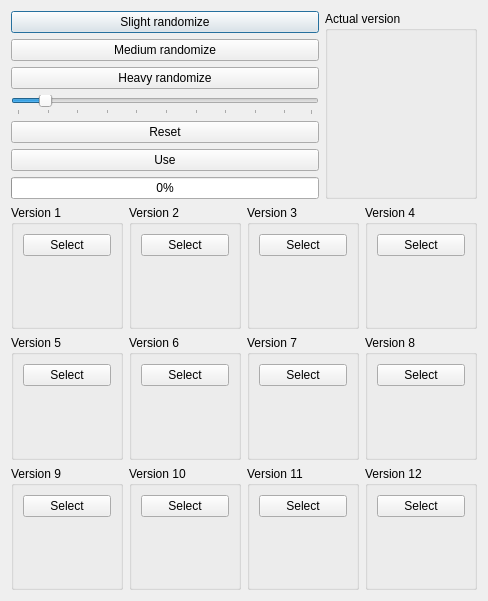
<?xml version="1.0" encoding="UTF-8"?>
<ui version="4.0">
 <class>cRandomizerDialog</class>
 <widget class="QDialog" name="cRandomizerDialog">
  <property name="geometry">
   <rect>
    <x>0</x>
    <y>0</y>
    <width>488</width>
    <height>601</height>
   </rect>
  </property>
  <property name="windowTitle">
   <string>Dialog</string>
  </property>
  <layout class="QVBoxLayout" name="verticalLayout" stretch="0,1">
   <item>
    <layout class="QHBoxLayout" name="horizontalLayout" stretch="0,0">
     <item>
      <layout class="QVBoxLayout" name="verticalLayout_2">
       <item>
        <widget class="QPushButton" name="pushButton_slight">
         <property name="text">
          <string>Slight randomize</string>
         </property>
        </widget>
       </item>
       <item>
        <widget class="QPushButton" name="pushButton_medium">
         <property name="text">
          <string>Medium randomize</string>
         </property>
        </widget>
       </item>
       <item>
        <widget class="QPushButton" name="pushButton_heavy">
         <property name="text">
          <string>Heavy randomize</string>
         </property>
        </widget>
       </item>
       <item>
        <widget class="QSlider" name="randomSlider">
         <property name="minimum">
          <number>1</number>
         </property>
         <property name="maximum">
          <number>100</number>
         </property>
         <property name="sliderPosition">
          <number>10</number>
         </property>
         <property name="orientation">
          <enum>Qt::Horizontal</enum>
         </property>
         <property name="tickPosition">
          <enum>QSlider::TicksBelow</enum>
         </property>
        </widget>
       </item>
       <item>
        <widget class="QPushButton" name="pushButton_reset">
         <property name="text">
          <string>Reset</string>
         </property>
        </widget>
       </item>
       <item>
        <widget class="QPushButton" name="pushButton_use">
         <property name="text">
          <string>Use</string>
         </property>
        </widget>
       </item>
       <item>
        <widget class="QProgressBar" name="progressBar">
         <property name="maximum">
          <number>1000</number>
         </property>
         <property name="value">
          <number>0</number>
         </property>
        </widget>
       </item>
      </layout>
     </item>
     <item>
      <widget class="QGroupBox" name="groupBox_version_actual">
       <property name="title">
        <string>Actual version</string>
       </property>
       <layout class="QVBoxLayout" name="verticalLayout_4">
        <item>
         <widget class="cThumbnailWidget" name="previewwidget_actual" native="true">
          <property name="minimumSize">
           <size>
            <width>128</width>
            <height>128</height>
           </size>
          </property>
         </widget>
        </item>
       </layout>
      </widget>
     </item>
    </layout>
   </item>
   <item>
    <layout class="QGridLayout" name="gridLayout">
     <item row="0" column="0">
      <widget class="QGroupBox" name="groupBox_version_01">
       <property name="title">
        <string>Version 1</string>
       </property>
       <layout class="QVBoxLayout" name="verticalLayout_3">
        <item>
         <widget class="QPushButton" name="pushButton_select_01">
          <property name="text">
           <string>Select</string>
          </property>
         </widget>
        </item>
        <item>
         <widget class="cThumbnailWidget" name="previewwidget_01" native="true">
          <property name="minimumSize">
           <size>
            <width>16</width>
            <height>16</height>
           </size>
          </property>
         </widget>
        </item>
       </layout>
      </widget>
     </item>
     <item row="0" column="2">
      <widget class="QGroupBox" name="groupBox_version_03">
       <property name="title">
        <string>Version 3</string>
       </property>
       <layout class="QVBoxLayout" name="verticalLayout_6">
        <item>
         <widget class="QPushButton" name="pushButton_select_03">
          <property name="text">
           <string>Select</string>
          </property>
         </widget>
        </item>
        <item>
         <widget class="cThumbnailWidget" name="previewwidget_03" native="true">
          <property name="minimumSize">
           <size>
            <width>16</width>
            <height>16</height>
           </size>
          </property>
         </widget>
        </item>
       </layout>
      </widget>
     </item>
     <item row="0" column="1">
      <widget class="QGroupBox" name="groupBox_version_02">
       <property name="title">
        <string>Version 2</string>
       </property>
       <layout class="QVBoxLayout" name="verticalLayout_5">
        <item>
         <widget class="QPushButton" name="pushButton_select_02">
          <property name="text">
           <string>Select</string>
          </property>
         </widget>
        </item>
        <item>
         <widget class="cThumbnailWidget" name="previewwidget_02" native="true">
          <property name="minimumSize">
           <size>
            <width>16</width>
            <height>16</height>
           </size>
          </property>
         </widget>
        </item>
       </layout>
      </widget>
     </item>
     <item row="0" column="3">
      <widget class="QGroupBox" name="groupBox_version_04">
       <property name="title">
        <string>Version 4</string>
       </property>
       <layout class="QVBoxLayout" name="verticalLayout_8">
        <item>
         <widget class="QPushButton" name="pushButton_select_04">
          <property name="text">
           <string>Select</string>
          </property>
         </widget>
        </item>
        <item>
         <widget class="cThumbnailWidget" name="previewwidget_04" native="true">
          <property name="minimumSize">
           <size>
            <width>16</width>
            <height>16</height>
           </size>
          </property>
         </widget>
        </item>
       </layout>
      </widget>
     </item>
     <item row="1" column="0">
      <widget class="QGroupBox" name="groupBox_version_05">
       <property name="title">
        <string>Version 5</string>
       </property>
       <layout class="QVBoxLayout" name="verticalLayout_7">
        <item>
         <widget class="QPushButton" name="pushButton_select_05">
          <property name="text">
           <string>Select</string>
          </property>
         </widget>
        </item>
        <item>
         <widget class="cThumbnailWidget" name="previewwidget_05" native="true">
          <property name="minimumSize">
           <size>
            <width>16</width>
            <height>16</height>
           </size>
          </property>
         </widget>
        </item>
       </layout>
      </widget>
     </item>
     <item row="1" column="1">
      <widget class="QGroupBox" name="groupBox_version_06">
       <property name="title">
        <string>Version 6</string>
       </property>
       <layout class="QVBoxLayout" name="verticalLayout_9">
        <item>
         <widget class="QPushButton" name="pushButton_select_06">
          <property name="text">
           <string>Select</string>
          </property>
         </widget>
        </item>
        <item>
         <widget class="cThumbnailWidget" name="previewwidget_06" native="true">
          <property name="minimumSize">
           <size>
            <width>16</width>
            <height>16</height>
           </size>
          </property>
         </widget>
        </item>
       </layout>
      </widget>
     </item>
     <item row="1" column="2">
      <widget class="QGroupBox" name="groupBox_version_07">
       <property name="title">
        <string>Version 7</string>
       </property>
       <layout class="QVBoxLayout" name="verticalLayout_11">
        <item>
         <widget class="QPushButton" name="pushButton_select_07">
          <property name="text">
           <string>Select</string>
          </property>
         </widget>
        </item>
        <item>
         <widget class="cThumbnailWidget" name="previewwidget_07" native="true">
          <property name="minimumSize">
           <size>
            <width>16</width>
            <height>16</height>
           </size>
          </property>
         </widget>
        </item>
       </layout>
      </widget>
     </item>
     <item row="1" column="3">
      <widget class="QGroupBox" name="groupBox_version_08">
       <property name="title">
        <string>Version 8</string>
       </property>
       <layout class="QVBoxLayout" name="verticalLayout_10">
        <item>
         <widget class="QPushButton" name="pushButton_select_08">
          <property name="text">
           <string>Select</string>
          </property>
         </widget>
        </item>
        <item>
         <widget class="cThumbnailWidget" name="previewwidget_08" native="true">
          <property name="minimumSize">
           <size>
            <width>16</width>
            <height>16</height>
           </size>
          </property>
         </widget>
        </item>
       </layout>
      </widget>
     </item>
     <item row="2" column="1">
      <widget class="QGroupBox" name="groupBox_version_10">
       <property name="title">
        <string>Version 10</string>
       </property>
       <layout class="QVBoxLayout" name="verticalLayout_13">
        <item>
         <widget class="QPushButton" name="pushButton_select_10">
          <property name="text">
           <string>Select</string>
          </property>
         </widget>
        </item>
        <item>
         <widget class="cThumbnailWidget" name="previewwidget_10" native="true">
          <property name="minimumSize">
           <size>
            <width>16</width>
            <height>16</height>
           </size>
          </property>
         </widget>
        </item>
       </layout>
      </widget>
     </item>
     <item row="2" column="0">
      <widget class="QGroupBox" name="groupBox_version_09">
       <property name="title">
        <string>Version 9</string>
       </property>
       <layout class="QVBoxLayout" name="verticalLayout_12">
        <item>
         <widget class="QPushButton" name="pushButton_select_09">
          <property name="text">
           <string>Select</string>
          </property>
         </widget>
        </item>
        <item>
         <widget class="cThumbnailWidget" name="previewwidget_09" native="true">
          <property name="minimumSize">
           <size>
            <width>16</width>
            <height>16</height>
           </size>
          </property>
         </widget>
        </item>
       </layout>
      </widget>
     </item>
     <item row="2" column="2">
      <widget class="QGroupBox" name="groupBox_version_11">
       <property name="title">
        <string>Version 11</string>
       </property>
       <layout class="QVBoxLayout" name="verticalLayout_14">
        <item>
         <widget class="QPushButton" name="pushButton_select_11">
          <property name="text">
           <string>Select</string>
          </property>
         </widget>
        </item>
        <item>
         <widget class="cThumbnailWidget" name="previewwidget_11" native="true">
          <property name="minimumSize">
           <size>
            <width>16</width>
            <height>16</height>
           </size>
          </property>
         </widget>
        </item>
       </layout>
      </widget>
     </item>
     <item row="2" column="3">
      <widget class="QGroupBox" name="groupBox_version_12">
       <property name="title">
        <string>Version 12</string>
       </property>
       <layout class="QVBoxLayout" name="verticalLayout_15">
        <item>
         <widget class="QPushButton" name="pushButton_select_12">
          <property name="text">
           <string>Select</string>
          </property>
         </widget>
        </item>
        <item>
         <widget class="cThumbnailWidget" name="previewwidget_12" native="true">
          <property name="minimumSize">
           <size>
            <width>16</width>
            <height>16</height>
           </size>
          </property>
         </widget>
        </item>
       </layout>
      </widget>
     </item>
    </layout>
   </item>
  </layout>
 </widget>
 <customwidgets>
  <customwidget>
   <class>cThumbnailWidget</class>
   <extends>QWidget</extends>
   <header>thumbnail_widget.h</header>
   <container>1</container>
  </customwidget>
 </customwidgets>
 <resources/>
 <connections/>
</ui>
